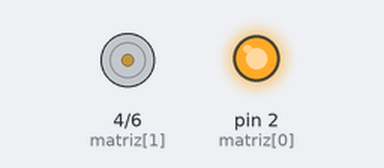
A sketch run on a simulated Arduino Uno, built with avr-gcc and run on an emulated ATmega328P. Parts: motor-driver pin pairs drawn as motors (green arrow = first pin HIGH = forward, orange = second pin HIGH = backward, longer = more drive), output pins drawn as LEDs (lit = HIGH).

Above: at 0.5 s.
At 1.5 s:
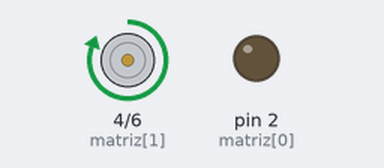
At 5.5 s:
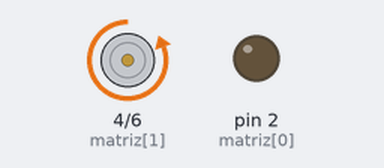
Timing chart, 0 to 6.9 s (numbered marks = the images above):
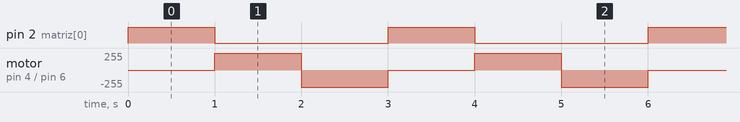

Measured:
- by itself, pin 2 (matriz[0]): alternates HIGH for 1.0 s and LOW for 2.0 s
- by itself, motor on pin 4 (matriz[1]) / pin 6 (matriz[2]): repeats every 3.0 s: backward 255/255 1.0 s, stopped 1.0 s, forward 255/255 1.0 s

The sketch:

Secuencia_de_leds.ino
```cpp
int timer =1000;
int matriz [3]={2,4,6};
int cont=3;
void setup() {
  for(int pin=0;pin<cont;pin++)
  pinMode(matriz[pin],OUTPUT);
}

void loop() {
 for(int pin=0;pin<cont;pin++)
 {
   digitalWrite(matriz[pin],HIGH);
   delay(timer);
   digitalWrite(matriz[pin],LOW);
 }

}
```
